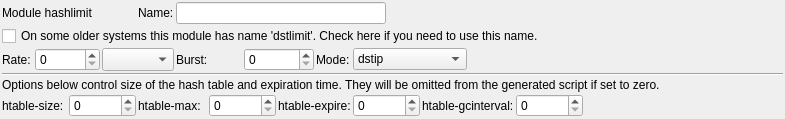
         <widget class="QWidget" name="tab5" >
          <attribute name="title" >
           <string>hashlimit</string>
          </attribute>
          <layout class="QGridLayout" >
           <property name="leftMargin" >
            <number>2</number>
           </property>
           <property name="topMargin" >
            <number>2</number>
           </property>
           <property name="rightMargin" >
            <number>2</number>
           </property>
           <property name="bottomMargin" >
            <number>2</number>
           </property>
           <property name="horizontalSpacing" >
            <number>2</number>
           </property>
           <property name="verticalSpacing" >
            <number>2</number>
           </property>
           <item row="0" column="0" colspan="4" >
            <widget class="QLabel" name="textLabel2_5" >
             <property name="text" >
              <string>Module hashlimit</string>
             </property>
             <property name="wordWrap" >
              <bool>false</bool>
             </property>
            </widget>
           </item>
           <item row="1" column="0" colspan="15" >
            <widget class="QCheckBox" name="ipt_hashlimit_dstlimit" >
             <property name="text" >
              <string>On some older systems this module has name 'dstlimit'. Check here if you need to use this name.</string>
             </property>
            </widget>
           </item>
           <item row="1" column="15" >
            <spacer>
             <property name="orientation" >
              <enum>Qt::Horizontal</enum>
             </property>
             <property name="sizeType" >
              <enum>QSizePolicy::Expanding</enum>
             </property>
             <property name="sizeHint" >
              <size>
               <width>40</width>
               <height>20</height>
              </size>
             </property>
            </spacer>
           </item>
           <item row="2" column="0" >
            <widget class="QLabel" name="textLabel1_4" >
             <property name="text" >
              <string>Rate:</string>
             </property>
             <property name="wordWrap" >
              <bool>false</bool>
             </property>
            </widget>
           </item>
           <item row="0" column="4" >
            <widget class="QLabel" name="textLabel1_6" >
             <property name="text" >
              <string>Name:</string>
             </property>
             <property name="wordWrap" >
              <bool>false</bool>
             </property>
            </widget>
           </item>
           <item row="0" column="5" colspan="6" >
            <widget class="QLineEdit" name="ipt_hashlimit_name" />
           </item>
           <item row="2" column="7" colspan="2" >
            <widget class="QSpinBox" name="ipt_hashlimit_burst" >
             <property name="maximumSize" >
              <size>
               <width>80</width>
               <height>32767</height>
              </size>
             </property>
            </widget>
           </item>
           <item row="2" column="1" colspan="2" >
            <widget class="QSpinBox" name="ipt_hashlimit" >
             <property name="maximumSize" >
              <size>
               <width>80</width>
               <height>32767</height>
              </size>
             </property>
            </widget>
           </item>
           <item row="2" column="3" colspan="2" >
            <widget class="QComboBox" name="ipt_hashlimit_suffix" >
             <property name="sizePolicy" >
              <sizepolicy vsizetype="Fixed" hsizetype="Preferred" >
               <horstretch>0</horstretch>
               <verstretch>0</verstretch>
              </sizepolicy>
             </property>
             <property name="maximumSize" >
              <size>
               <width>200</width>
               <height>32767</height>
              </size>
             </property>
             <item>
              <property name="text" >
               <string/>
              </property>
             </item>
             <item>
              <property name="text" >
               <string>/day</string>
              </property>
             </item>
             <item>
              <property name="text" >
               <string>/hour</string>
              </property>
             </item>
             <item>
              <property name="text" >
               <string>/minute</string>
              </property>
             </item>
             <item>
              <property name="text" >
               <string>/second</string>
              </property>
             </item>
            </widget>
           </item>
           <item row="2" column="5" colspan="2" >
            <widget class="QLabel" name="textLabel6_2" >
             <property name="text" >
              <string>Burst:</string>
             </property>
             <property name="wordWrap" >
              <bool>false</bool>
             </property>
            </widget>
           </item>
           <item row="2" column="9" >
            <widget class="QLabel" name="textLabel5_3" >
             <property name="text" >
              <string>Mode:</string>
             </property>
             <property name="wordWrap" >
              <bool>false</bool>
             </property>
            </widget>
           </item>
           <item row="2" column="10" colspan="3" >
            <widget class="QComboBox" name="ipt_hashlimit_mode" >
             <item>
              <property name="text" >
               <string>dstip</string>
              </property>
             </item>
             <item>
              <property name="text" >
               <string>srcip</string>
              </property>
             </item>
             <item>
              <property name="text" >
               <string>dstip,dstport</string>
              </property>
             </item>
             <item>
              <property name="text" >
               <string>srcip,srcport</string>
              </property>
             </item>
            </widget>
           </item>
           <item row="2" column="13" colspan="3" >
            <spacer>
             <property name="orientation" >
              <enum>Qt::Horizontal</enum>
             </property>
             <property name="sizeType" >
              <enum>QSizePolicy::Expanding</enum>
             </property>
             <property name="sizeHint" >
              <size>
               <width>300</width>
               <height>20</height>
              </size>
             </property>
            </spacer>
           </item>
           <item row="0" column="11" colspan="5" >
            <spacer>
             <property name="orientation" >
              <enum>Qt::Horizontal</enum>
             </property>
             <property name="sizeType" >
              <enum>QSizePolicy::Expanding</enum>
             </property>
             <property name="sizeHint" >
              <size>
               <width>360</width>
               <height>20</height>
              </size>
             </property>
            </spacer>
           </item>
           <item row="3" column="0" colspan="16" >
            <widget class="Line" name="line1" >
             <property name="frameShape" >
              <enum>QFrame::HLine</enum>
             </property>
             <property name="frameShadow" >
              <enum>QFrame::Sunken</enum>
             </property>
             <property name="orientation" >
              <enum>Qt::Horizontal</enum>
             </property>
            </widget>
           </item>
           <item row="5" column="0" colspan="2" >
            <widget class="QLabel" name="textLabel2_7" >
             <property name="text" >
              <string>htable-size:</string>
             </property>
             <property name="wordWrap" >
              <bool>false</bool>
             </property>
            </widget>
           </item>
           <item row="5" column="2" colspan="2" >
            <widget class="QSpinBox" name="ipt_hashlimit_size" >
             <property name="toolTip" >
              <string>The number of buckets of the hash table (omit this option in generated script if set to 0)</string>
             </property>
             <property name="maximum" >
              <number>999999</number>
             </property>
            </widget>
           </item>
           <item row="5" column="4" colspan="2" >
            <widget class="QLabel" name="textLabel2_7_2" >
             <property name="text" >
              <string>htable-max:</string>
             </property>
             <property name="wordWrap" >
              <bool>false</bool>
             </property>
            </widget>
           </item>
           <item row="5" column="6" colspan="2" >
            <widget class="QSpinBox" name="ipt_hashlimit_max" >
             <property name="toolTip" >
              <string>Maximum number of entries in the hash (omit this option in generated script if set to 0)</string>
             </property>
             <property name="maximum" >
              <number>999999</number>
             </property>
            </widget>
           </item>
           <item row="5" column="8" colspan="2" >
            <widget class="QLabel" name="textLabel3_6" >
             <property name="text" >
              <string>htable-expire:</string>
             </property>
             <property name="wordWrap" >
              <bool>false</bool>
             </property>
            </widget>
           </item>
           <item row="5" column="10" colspan="2" >
            <widget class="QSpinBox" name="ipt_hashlimit_expire" >
             <property name="toolTip" >
              <string>After how many milliseconds do hash entries expire (omit this option in the generated script if set to 0)</string>
             </property>
             <property name="maximum" >
              <number>999999</number>
             </property>
            </widget>
           </item>
           <item row="5" column="12" colspan="2" >
            <widget class="QLabel" name="textLabel4_3" >
             <property name="text" >
              <string>htable-gcinterval:</string>
             </property>
             <property name="wordWrap" >
              <bool>false</bool>
             </property>
            </widget>
           </item>
           <item row="5" column="14" >
            <widget class="QSpinBox" name="ipt_hashlimit_gcinterval" >
             <property name="toolTip" >
              <string>How many milliseconds between garbage collection intervals (omit this option in generated script if set to 0)</string>
             </property>
             <property name="maximum" >
              <number>999999</number>
             </property>
            </widget>
           </item>
           <item row="5" column="15" >
            <spacer>
             <property name="orientation" >
              <enum>Qt::Horizontal</enum>
             </property>
             <property name="sizeType" >
              <enum>QSizePolicy::Expanding</enum>
             </property>
             <property name="sizeHint" >
              <size>
               <width>130</width>
               <height>20</height>
              </size>
             </property>
            </spacer>
           </item>
           <item row="4" column="0" colspan="16" >
            <widget class="QLabel" name="textLabel5_5" >
             <property name="text" >
              <string>Options below control size of the hash table and expiration time. They will be omitted from the generated script if set to zero.</string>
             </property>
             <property name="alignment" >
              <set>Qt::AlignVCenter</set>
             </property>
             <property name="wordWrap" >
              <bool>true</bool>
             </property>
            </widget>
           </item>
           <item row="6" column="10" >
            <spacer>
             <property name="orientation" >
              <enum>Qt::Vertical</enum>
             </property>
             <property name="sizeType" >
              <enum>QSizePolicy::MinimumExpanding</enum>
             </property>
             <property name="sizeHint" >
              <size>
               <width>20</width>
               <height>0</height>
              </size>
             </property>
            </spacer>
           </item>
          </layout>
         </widget>
